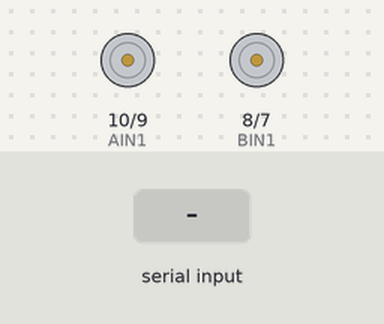
The sketch below on a simulated Arduino Uno, built with avr-gcc and run on an emulated ATmega328P. On the bench: motor-driver pin pairs drawn as motors (green arrow = first pin HIGH = forward, orange = second pin HIGH = backward, longer = more drive, scaled by the enable pin). Inputs (shaded band) come from the test bench. What the sketch prints to the serial monitor is not drawn.

Above: at 1.2 s.
1.3 s: "f90\n" received over Serial
At 2.1 s:
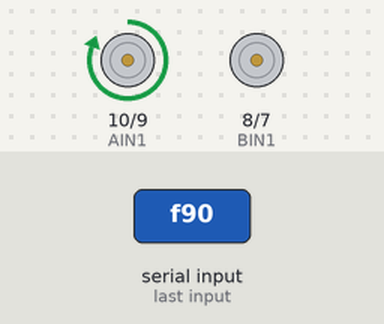
3.8 s: "b90\n" received over Serial
At 4.1 s:
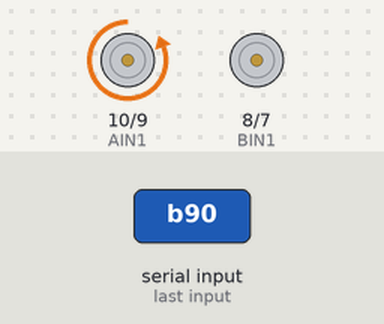
6.3 s: "g90\n" received over Serial
At 7.1 s:
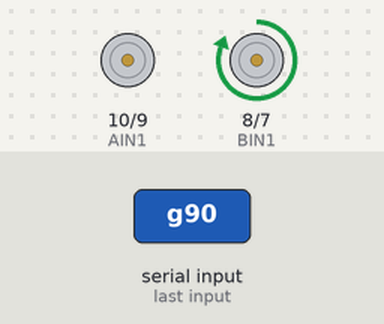
8.8 s: "n90\n" received over Serial
At 9.1 s:
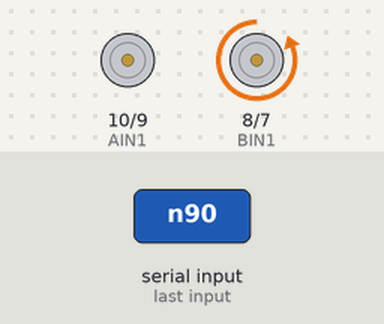
11.3 s: "f:45\n" received over Serial
At 13.4 s:
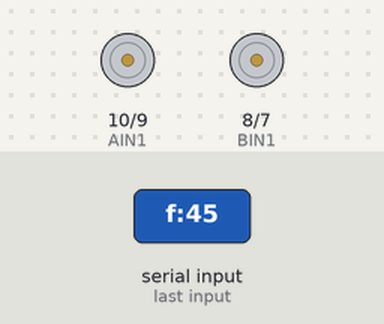
13.8 s: "b:45\n" received over Serial
At 14.6 s:
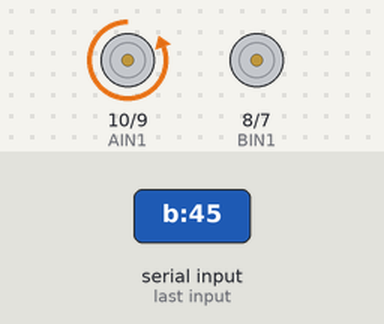
Timing chart, 0 to 16.8 s (numbered marks = the images above; inputs shaded):
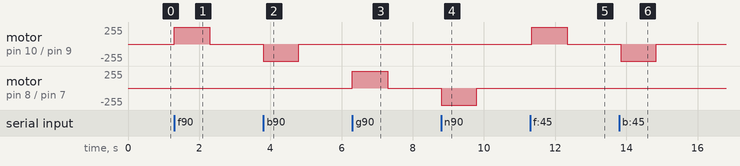

The sketch:

Teensy.ino
```cpp
#define PWMA 11 // 食指Index（Motor A）PWM 引脚 i 开头的数字
#define AIN1 10
#define AIN2 9

#define PWMB 6  // 拇指Thumb（Motor B）PWM 引脚 t开头的数字
#define BIN1 8
#define BIN2 7

int pwmA = 255;          // 食指速度
int pwmB = 255;          // 拇指速度
int spinDuration = 1000; // 动作持续时间（毫秒）

void setup() {
  Serial.begin(115200);

  pinMode(PWMA, OUTPUT);
  pinMode(AIN1, OUTPUT);
  pinMode(AIN2, OUTPUT);

  pinMode(PWMB, OUTPUT);
  pinMode(BIN1, OUTPUT);
  pinMode(BIN2, OUTPUT);

  analogWrite(PWMA, 0);
  analogWrite(PWMB, 0);

  Serial.println("Index (Motor A) & Thumb (Motor B) Finger Motor Control Ready");
  Serial.println("Use commands:");
  Serial.println("  f / b → Index (Motor A) forward/backward");
  Serial.println("  g / n → Thumb (Motor B) forward/backward");
  Serial.println("  i### → Set speed for Motor A (Index finger)");
  Serial.println("  t### → Set speed for Motor B (Thumb)");
  Serial.println("  ###  → Set spin duration (e.g., '500' = 500ms)");
  Serial.println("  e.g., 'f:500' → Motor A forward after 500ms delay");
}

void loop() {
  if (Serial.available()) {
    String input = Serial.readStringUntil('\n');
    input.trim();

    if (input.length() == 0) return;

    // === 处理设置速度指令 ===
    if (input.startsWith("i")) {
      int val = input.substring(1).toInt();
      if (val >= 0 && val <= 255) {
        pwmA = val;
        Serial.print("Set Index finger (Motor A) speed to ");
        Serial.println(pwmA);
      } else {
        Serial.println("Invalid Motor A speed (0–255)");
      }
      return;
    }

    if (input.startsWith("t")) {
      int val = input.substring(1).toInt();
      if (val >= 0 && val <= 255) {
        pwmB = val;
        Serial.print("Set Thumb (Motor B) speed to ");
        Serial.println(pwmB);
      } else {
        Serial.println("Invalid Motor B speed (0–255)");
      }
      return;
    }

    // === 如果输入的是纯数字，则设置 spinDuration ===
    bool isNumber = true;
    for (unsigned int i = 0; i < input.length(); i++) {
      if (!isDigit(input.charAt(i))) {
        isNumber = false;
        break;
      }
    }

    if (isNumber) {
      int duration = input.toInt();
      if (duration > 0 && duration <= 5000) {
        spinDuration = duration;
        Serial.print("Set spin duration to ");
        Serial.print(spinDuration);
        Serial.println(" ms");
      } else {
        Serial.println("Invalid duration (1–5000 ms expected)");
      }
      return;
    }

    // === 动作指令解析 ===
    char cmd = input.charAt(0);
    int delayTime = 0;

    int colonIndex = input.indexOf(':');
    if (colonIndex != -1) {
      delayTime = input.substring(colonIndex + 1).toInt();
    }

    if (delayTime > 0) delay(delayTime);

    // === Motor A - Index finger ===
    if (cmd == 'f') {
      digitalWrite(AIN1, HIGH);
      digitalWrite(AIN2, LOW);
      analogWrite(PWMA, pwmA);
      delay(spinDuration);
      analogWrite(PWMA, 0);
      Serial.println("Index finger (Motor A): FORWARD");
    }
    else if (cmd == 'b') {
      digitalWrite(AIN1, LOW);
      digitalWrite(AIN2, HIGH);
      analogWrite(PWMA, pwmA);
      delay(spinDuration);
      analogWrite(PWMA, 0);
      Serial.println("Index finger (Motor A): BACKWARD");
    }

    // === Motor B - Thumb ===
    else if (cmd == 'g') {
      digitalWrite(BIN1, HIGH);
      digitalWrite(BIN2, LOW);
      analogWrite(PWMB, pwmB);
      delay(spinDuration);
      analogWrite(PWMB, 0);
      Serial.println("Thumb (Motor B): FORWARD");
    }
    else if (cmd == 'n') {
      digitalWrite(BIN1, LOW);
      digitalWrite(BIN2, HIGH);
      analogWrite(PWMB, pwmB);
      delay(spinDuration);
      analogWrite(PWMB, 0);
      Serial.println("Thumb (Motor B): BACKWARD");
    }
    else {
      Serial.println("Invalid command.");
    }
  }
}
```

Measured:
- after the input at 1.3 s, motor on pin 10 (AIN1) / pin 9 (AIN2): stopped → forward 255/255 at once, → stopped 1.0 s later
- after the input at 3.8 s, motor on pin 10 (AIN1) / pin 9 (AIN2): stopped → backward 255/255 at once, → stopped 1.0 s later
- after the input at 6.3 s, motor on pin 8 (BIN1) / pin 7 (BIN2): stopped → forward 255/255 at once, → stopped 1.0 s later
- after the input at 8.8 s, motor on pin 8 (BIN1) / pin 7 (BIN2): stopped → backward 255/255 at once, → stopped 1.0 s later
- after the input at 11.3 s, motor on pin 10 (AIN1) / pin 9 (AIN2): stopped → forward 255/255 after 0.05 s, → stopped 1.0 s later
- after the input at 13.8 s, motor on pin 10 (AIN1) / pin 9 (AIN2): stopped → backward 255/255 after 0.05 s, → stopped 1.0 s later
